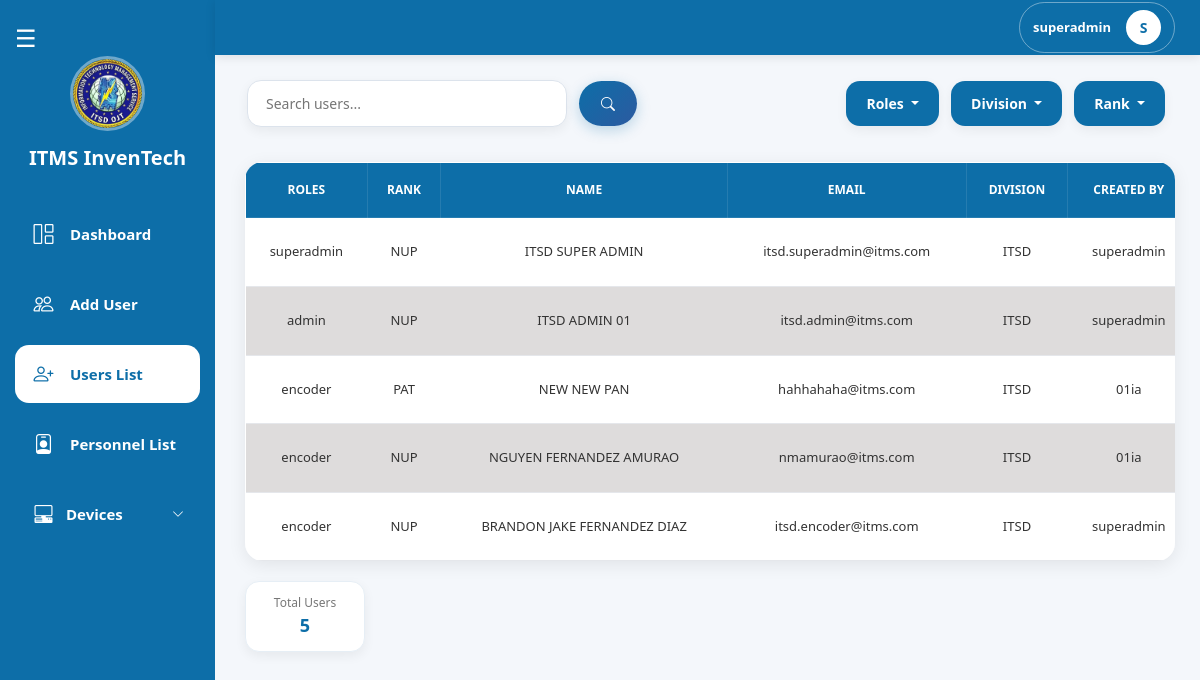
The page /pages/superadmin/users_list.php (signed in) on the database as committed earlier.
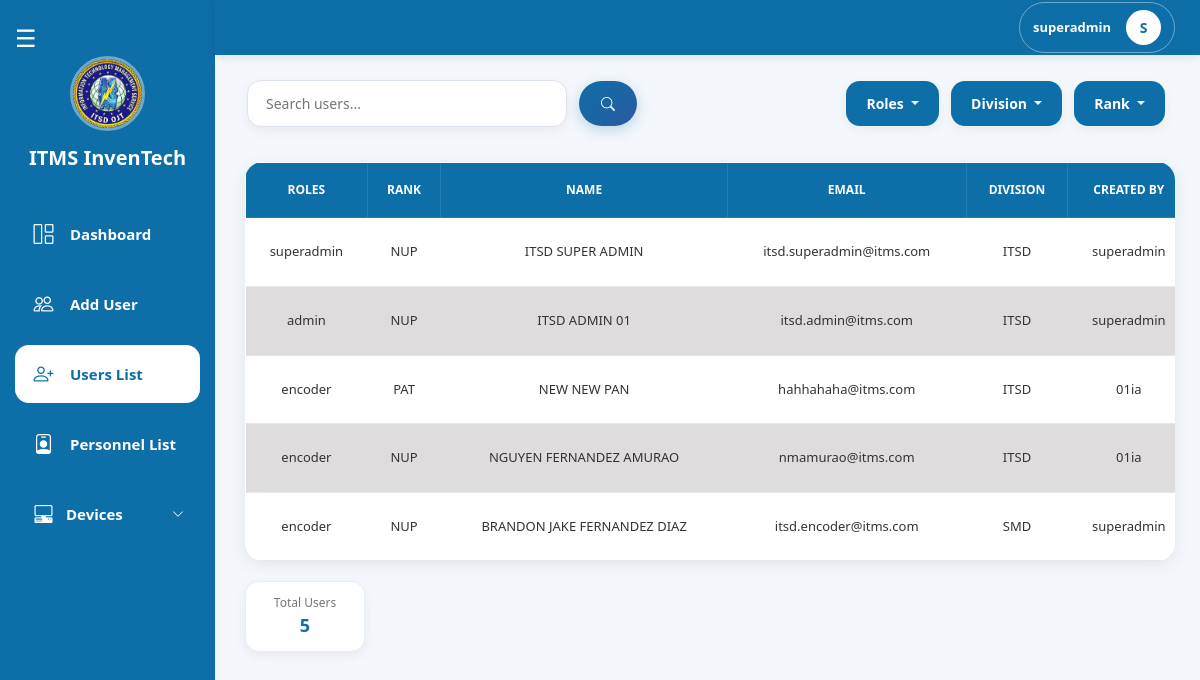
The same page on the database as committed later.
### tables this page shows
CREATE TABLE `users` (
  `id` int(11) NOT NULL,
  `role_id` int(11) NOT NULL,
  `division_id` int(11) NOT NULL,
  `email` varchar(255) NOT NULL,
  `password` varchar(255) NOT NULL,
  `rank_id` int(11) NOT NULL,
  `first_name` varchar(255) NOT NULL,
  `middle_name` varchar(255) DEFAULT NULL,
  `last_name` varchar(255) NOT NULL,
  `username` varchar(255) NOT NULL,
  `is_active` tinyint(1) NOT NULL DEFAULT 1,
  `creator_user_id` int(11) NOT NULL,
  `created_date` date NOT NULL DEFAULT current_timestamp(),
  `last_update_at` date DEFAULT NULL
);

CREATE TABLE `divisions` (
  `id` int(11) NOT NULL,
  `division` varchar(100) NOT NULL
);

CREATE TABLE `roles` (
  `id` int(11) NOT NULL,
  `role_name` varchar(255) NOT NULL
);

CREATE TABLE `ranks` (
  `id` int(11) NOT NULL,
  `rank` varchar(255) NOT NULL,
  `sort_order` int(11) DEFAULT 999
);

### pages/superadmin/users_list.php (the view, shortened to what the changed rows need)
<?php
include("../../config/db.php");
$limit  = 10;
$page   = max(1, (int)($_GET['page'] ?? 1));
$offset = ($page - 1) * $limit;
$where  = "WHERE u.is_active = 1";
$params = [];
$types  = '';
$baseSql = "
    SELECT u.id, u.username, u.email, u.role_id, u.division_id, u.rank_id, u.is_active,
        TRIM(CONCAT(u.first_name, ' ', IFNULL(u.middle_name,''), ' ', u.last_name)) AS full_name,
        d.division   AS division_name,
        r.rank       AS rank_name,
        rl.role_name AS role_name,
        c.username   AS created_by
    FROM users u
    LEFT JOIN divisions d ON u.division_id = d.id
    LEFT JOIN ranks r     ON u.rank_id     = r.id
    LEFT JOIN roles rl    ON u.role_id     = rl.id
    LEFT JOIN users c     ON u.creator_user_id = c.id
    $where
";
$dataParams   = $params;
$dataTypes    = $types . 'ii';
$dataParams[] = $limit;
$dataParams[] = $offset;
$stmt = $conn->prepare($baseSql . " ORDER BY FIELD(rl.role_name,'Superadmin','Admin','Encoder','User') ASC, u.id DESC LIMIT ? OFFSET ?");
$stmt->bind_param($dataTypes, ...$dataParams);
$stmt->execute();
$result = $stmt->get_result();
$rows = [];
while ($row = $result->fetch_assoc()) $rows[] = $row;
?>
<!DOCTYPE html>
<html lang="en">
<head>
    <link href="https://cdn.jsdelivr.net/npm/bootstrap@5.3.3/dist/css/bootstrap.min.css" rel="stylesheet">
    <link rel="stylesheet" href="https://cdn.jsdelivr.net/npm/bootstrap-icons@1.11.3/font/bootstrap-icons.min.css">
    <link rel="stylesheet" href="../superadmin/css/super_admin.css">
    <link rel="stylesheet" href="css/superadmin_navbar.css">
    <link rel="stylesheet" href="./css/superadmin_sidebar.css">
</head>
<body>
    <?php include 'superadmin_sidebar.php'; ?>
    <div class="contenttable">
        <div class="table-container">
            <table class="users-table" id="usersTable">
                <thead>
                    <tr>
                        <th>ROLES</th>
                        <th>RANK</th>
                        <th>NAME</th>
                        <th>EMAIL</th>
                        <th>DIVISION</th>
                        <th>CREATED BY</th>
                    </tr>
                </thead>
                <tbody id="usersTableBody">
                    <?php if (!empty($rows)): ?>
                        <?php foreach ($rows as $row): ?>
                            <tr id="row-<?= $row['id'] ?>">
                                <td><?= htmlspecialchars($row['role_name']     ?? 'N/A') ?></td>
                                <td><?= htmlspecialchars($row['rank_name']     ?? 'N/A') ?></td>
                                <td><?= htmlspecialchars($row['full_name']) ?></td>
                                <td><?= htmlspecialchars($row['email']) ?></td>
                                <td><?= htmlspecialchars($row['division_name'] ?? 'N/A') ?></td>
                                <td><?= htmlspecialchars($row['created_by']    ?? 'SYSTEM') ?></td>
                            </tr>
                        <?php endforeach; ?>
                    <?php else: ?>
                        <tr id="noDataRow">
                            <td colspan="7" class="text-center py-3">No users found.</td>
                        </tr>
                    <?php endif; ?>
                </tbody>
            </table>
        </div>
    </div>
</body>
</html>

Rows that differ between the two databases and show on the page:
changed users "itsd.encoder@itms.com": division.division "ITSD" → "SMD"
